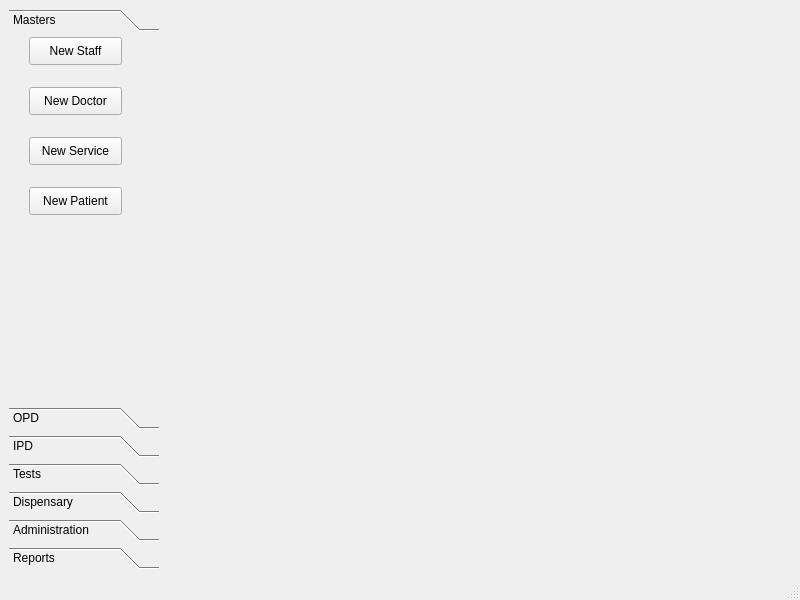
<?xml version="1.0" encoding="UTF-8"?>
<ui version="4.0">
 <class>MainWindow</class>
 <widget class="QMainWindow" name="MainWindow">
  <property name="geometry">
   <rect>
    <x>0</x>
    <y>0</y>
    <width>800</width>
    <height>600</height>
   </rect>
  </property>
  <property name="windowTitle">
   <string>MainWindow</string>
  </property>
  <widget class="QWidget" name="centralwidget">
   <layout class="QHBoxLayout" name="horizontalLayout_2">
    <item>
     <layout class="QHBoxLayout" name="horizontalLayout">
      <item>
       <widget class="QToolBox" name="toolBox">
        <property name="maximumSize">
         <size>
          <width>150</width>
          <height>16777215</height>
         </size>
        </property>
        <property name="currentIndex">
         <number>0</number>
        </property>
        <widget class="QWidget" name="mastersPage">
         <attribute name="label">
          <string>Masters</string>
         </attribute>
         <widget class="QPushButton" name="pushButtonStaff">
          <property name="geometry">
           <rect>
            <x>20</x>
            <y>0</y>
            <width>93</width>
            <height>28</height>
           </rect>
          </property>
          <property name="text">
           <string>New Staff</string>
          </property>
         </widget>
         <widget class="QPushButton" name="pushButtonDoctor">
          <property name="geometry">
           <rect>
            <x>20</x>
            <y>50</y>
            <width>93</width>
            <height>28</height>
           </rect>
          </property>
          <property name="text">
           <string>New Doctor</string>
          </property>
         </widget>
         <widget class="QPushButton" name="pushButtonService">
          <property name="geometry">
           <rect>
            <x>20</x>
            <y>100</y>
            <width>93</width>
            <height>28</height>
           </rect>
          </property>
          <property name="text">
           <string>New Service</string>
          </property>
         </widget>
         <widget class="QPushButton" name="pushButtonPatient">
          <property name="geometry">
           <rect>
            <x>20</x>
            <y>150</y>
            <width>93</width>
            <height>28</height>
           </rect>
          </property>
          <property name="text">
           <string>New Patient</string>
          </property>
         </widget>
        </widget>
        <widget class="QWidget" name="opdPage">
         <property name="geometry">
          <rect>
           <x>0</x>
           <y>0</y>
           <width>150</width>
           <height>308</height>
          </rect>
         </property>
         <attribute name="label">
          <string>OPD</string>
         </attribute>
         <widget class="QPushButton" name="pushButton">
          <property name="geometry">
           <rect>
            <x>20</x>
            <y>10</y>
            <width>93</width>
            <height>28</height>
           </rect>
          </property>
          <property name="text">
           <string>Registration</string>
          </property>
         </widget>
         <widget class="QPushButton" name="pushButton_2">
          <property name="geometry">
           <rect>
            <x>20</x>
            <y>50</y>
            <width>93</width>
            <height>28</height>
           </rect>
          </property>
          <property name="text">
           <string>Registration</string>
          </property>
         </widget>
         <widget class="QPushButton" name="pushButton_3">
          <property name="geometry">
           <rect>
            <x>20</x>
            <y>100</y>
            <width>93</width>
            <height>28</height>
           </rect>
          </property>
          <property name="text">
           <string>Registration</string>
          </property>
         </widget>
         <widget class="QPushButton" name="pushButton_4">
          <property name="geometry">
           <rect>
            <x>10</x>
            <y>140</y>
            <width>93</width>
            <height>28</height>
           </rect>
          </property>
          <property name="text">
           <string>Registration</string>
          </property>
         </widget>
        </widget>
        <widget class="QWidget" name="ipdPage">
         <property name="geometry">
          <rect>
           <x>0</x>
           <y>0</y>
           <width>150</width>
           <height>308</height>
          </rect>
         </property>
         <attribute name="label">
          <string>IPD</string>
         </attribute>
        </widget>
        <widget class="QWidget" name="testsPage">
         <attribute name="label">
          <string>Tests</string>
         </attribute>
        </widget>
        <widget class="QWidget" name="dispensaryPage">
         <attribute name="label">
          <string>Dispensary</string>
         </attribute>
        </widget>
        <widget class="QWidget" name="adminPage">
         <attribute name="label">
          <string>Administration</string>
         </attribute>
        </widget>
        <widget class="QWidget" name="reportsPage">
         <attribute name="label">
          <string>Reports</string>
         </attribute>
        </widget>
       </widget>
      </item>
      <item>
       <widget class="QStackedWidget" name="stackedWidget">
        <widget class="QWidget" name="page_3"/>
        <widget class="QWidget" name="page_4"/>
       </widget>
      </item>
     </layout>
    </item>
   </layout>
  </widget>
  <widget class="QMenuBar" name="menubar">
   <property name="geometry">
    <rect>
     <x>0</x>
     <y>0</y>
     <width>800</width>
     <height>26</height>
    </rect>
   </property>
  </widget>
  <widget class="QStatusBar" name="statusbar"/>
 </widget>
 <resources/>
 <connections/>
</ui>
